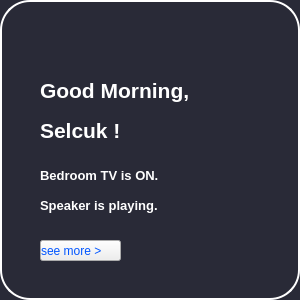
     <widget class="QFrame" name="frame_27">
      <property name="geometry">
       <rect>
        <x>90</x>
        <y>130</y>
        <width>300</width>
        <height>300</height>
       </rect>
      </property>
      <property name="styleSheet">
       <string notr="true">QFrame{
background-color: rgb(41, 42, 55);
border-style: outset;
border-color:#FFF;
border-width:2px;
border-radius:30px;

}
</string>
      </property>
      <property name="frameShape">
       <enum>QFrame::StyledPanel</enum>
      </property>
      <property name="frameShadow">
       <enum>QFrame::Raised</enum>
      </property>
      <widget class="QFrame" name="frame_28">
       <property name="geometry">
        <rect>
         <x>20</x>
         <y>10</y>
         <width>61</width>
         <height>61</height>
        </rect>
       </property>
       <property name="styleSheet">
        <string notr="true">background-image: url(:/newPrefix/icon/day/113.png);
border:none;</string>
       </property>
       <property name="frameShape">
        <enum>QFrame::StyledPanel</enum>
       </property>
       <property name="frameShadow">
        <enum>QFrame::Raised</enum>
       </property>
      </widget>
      <widget class="QLabel" name="label_14">
       <property name="geometry">
        <rect>
         <x>40</x>
         <y>70</y>
         <width>211</width>
         <height>41</height>
        </rect>
       </property>
       <property name="font">
        <font>
         <family>Segoe UI Historic</family>
         <pointsize>16</pointsize>
         <weight>75</weight>
         <bold>true</bold>
        </font>
       </property>
       <property name="styleSheet">
        <string notr="true">border:none;
color:#FFF;
</string>
       </property>
       <property name="text">
        <string>Good Morning,</string>
       </property>
      </widget>
      <widget class="QLabel" name="userlabel_2">
       <property name="geometry">
        <rect>
         <x>40</x>
         <y>110</y>
         <width>211</width>
         <height>41</height>
        </rect>
       </property>
       <property name="font">
        <font>
         <family>Segoe UI Historic</family>
         <pointsize>16</pointsize>
         <weight>75</weight>
         <bold>true</bold>
        </font>
       </property>
       <property name="styleSheet">
        <string notr="true">border:none;
color:#FFF;
</string>
       </property>
       <property name="text">
        <string>Selcuk !</string>
       </property>
      </widget>
      <widget class="QLabel" name="status_label1_2">
       <property name="geometry">
        <rect>
         <x>40</x>
         <y>160</y>
         <width>231</width>
         <height>31</height>
        </rect>
       </property>
       <property name="font">
        <font>
         <family>Segoe UI Historic</family>
         <pointsize>10</pointsize>
         <weight>75</weight>
         <bold>true</bold>
        </font>
       </property>
       <property name="styleSheet">
        <string notr="true">border:none;
color:#FFF;
background-color:none;</string>
       </property>
       <property name="text">
        <string>Bedroom TV is ON.</string>
       </property>
      </widget>
      <widget class="QPushButton" name="see_more_2">
       <property name="geometry">
        <rect>
         <x>40</x>
         <y>240</y>
         <width>81</width>
         <height>21</height>
        </rect>
       </property>
       <property name="styleSheet">
        <string notr="true">background:none;
text-align:left;
font: 75 9pt &quot;Segoe UI Historic&quot;;
color: rgb(0, 85, 255);</string>
       </property>
       <property name="text">
        <string>see more &gt;</string>
       </property>
      </widget>
      <widget class="QLabel" name="status_label2_2">
       <property name="geometry">
        <rect>
         <x>40</x>
         <y>190</y>
         <width>231</width>
         <height>31</height>
        </rect>
       </property>
       <property name="font">
        <font>
         <family>Segoe UI Historic</family>
         <pointsize>10</pointsize>
         <weight>75</weight>
         <bold>true</bold>
        </font>
       </property>
       <property name="styleSheet">
        <string notr="true">border:none;
color:#FFF;
background-color:none;</string>
       </property>
       <property name="text">
        <string>Speaker is playing.</string>
       </property>
      </widget>
     </widget>
